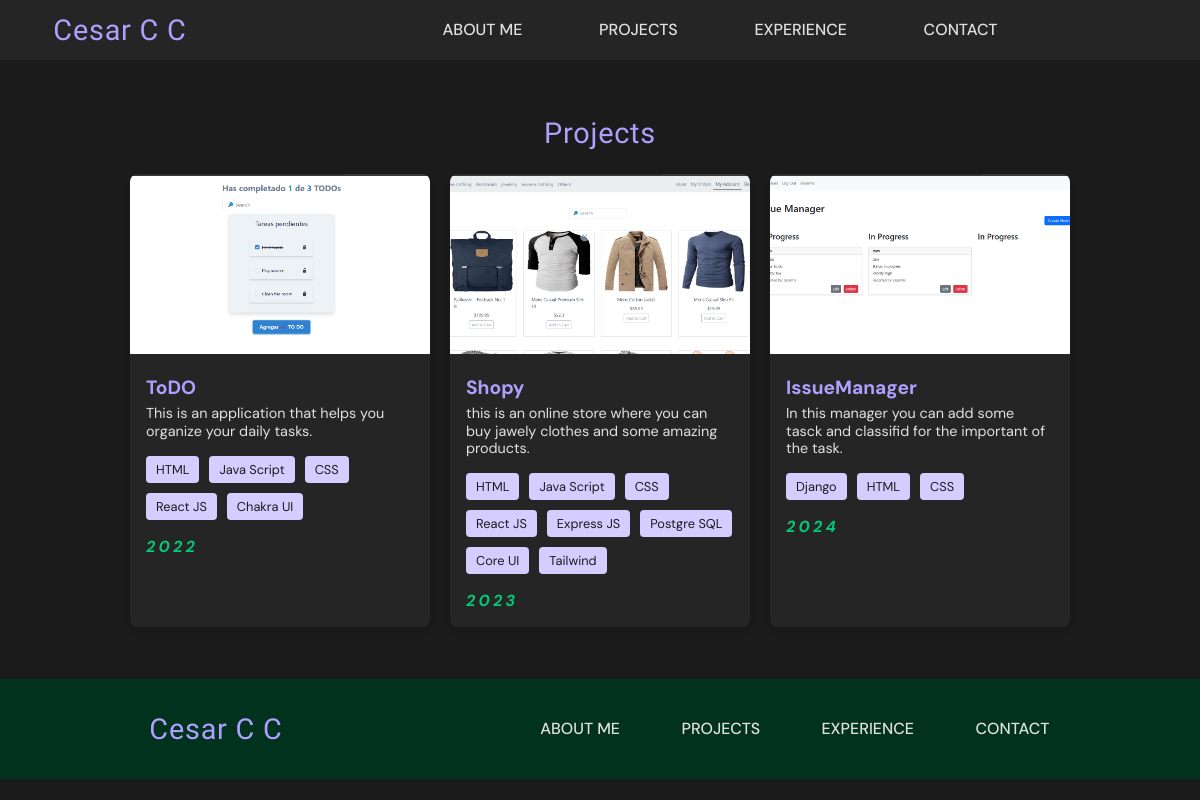
/projects/, run on the app's committed database.
### projectsShow/models.py (models this page shows, shortened)
class Project(models.Model):
    name = models.CharField(max_length=100)
    description = models.TextField()
    year = models.IntegerField()
    image = models.ImageField(upload_to='static/img')
    repository = models.URLField()
    skill = models.ManyToManyField(Skill)

class Skill(models.Model):
    name = models.CharField(max_length=45)

### projectsShow/views.py (the view)
# urls.py: path('', ProjectsView.as_view(), name='projects'),
class ProjectsView(TemplateView):
    template_name = 'projectsShow/projects.html'
    def get_context_data(self, **kwargs):
        context = super().get_context_data(**kwargs)
        context['projects'] = Project.objects.all()
        return context

### templates/projectsShow/projects.html (shortened to what this page needs)
{% extends 'base.html' %}
{% load static %}
{% block content %}
<section class="project-section center-column">
  <h2>Projects</h2>
  <div class="projects-container">
    {% for project in projects %}
    <div class="project-card">
        <a href="{{ project.repository }}">
        <img src="{{ project.image }}" alt="Project image">
        <div class="project-info">
          <h3>{{ project.name }}</h3>
          <p>{{ project.description }}</p>
          <div class="project-tags">
            {% for skills in project.skill.all %}
              <span>{{ skills.name }}</span>
            {% endfor %}
          </div>
          <span class="project-year">{{ project.year }}</span>
        </div>
      </a>
      </div>
    {% endfor %}
  </div>
</section>
{% endblock %}

### templates/base.html (shortened to what this page needs)
{% load static %}
<!DOCTYPE html>
<html lang="en">
<head>
  <link rel="stylesheet" href="{% static 'css/base.css' %}">
  <link rel="stylesheet" href="{% static 'css/header.css' %}">
  <link rel="stylesheet" href="{% static 'css/sections.css' %}">
  <link rel="stylesheet" href="{% static 'css/footer.css' %}">
  <link rel="stylesheet" href="{% static 'css/contact.css' %}">
</head>
<body>
  <header class="center-row">
    <div class="logo center-row">
      <a href="">
        <h2>Cesar C C</h2>
      </a>
    </div>
    <nav>
      <div class="nav-link center-row">
        <a href="{% url 'about' %}">About me</a>
        <a href="{% url 'projects' %}">Projects</a>
        <a href="">Experience</a>
        <a href="{% url 'contact' %}">Contact</a>
      </div>
    </nav>
  </header>
  {% block content %}{% endblock content %}
  <footer>
    <div class="footer-container ">
      <div class="footer-logo">
        <h2>Cesar C C</h2>
      </div>
      <nav class="footer-links ">
        <a href="{% url 'about' %}">About me</a>
        <a href="{% url 'projects' %}">Projects</a>
        <a href="">Experience</a>
        <a href="{% url 'contact' %}">Contact</a>
      </nav>
    </div>
  </footer>
</body>
</html>

### static/css/base.css (style rules this page uses)
:root { --primary-color: #AF9FFF; --primary-color-100: #D5CCFF; --primary-color-300: #7F66FF; --secondary-color:#025834; --secondary-color-600:#04C876; --secondary-color-900:#01321E; --neutral-color: #e0e0e0; --background-color: #1b1b1b; --surface-color: #252525; --lobster-font: "Lobster", sans-serif; --sans-font: "DM Sans", sans-serif; }
.center-row { display: flex; justify-content: center; align-items: center; }
.center-column { display: flex; flex-direction: column; justify-content: center; align-items: center; }
html { background-color: var(--background-color); font-size: 16px; }
* { font-family: var(--sans-font); padding: 0px; margin: 0px; }
a { text-decoration: none; }
h2 { font-size: 1.8rem; color: var(--primary-color); font-family: var(--lobster-font); font-weight: 400; letter-spacing: 0.05rem; margin: 2% 0%; }
p { font-size: 1.1rem; color: var(--neutral-color); margin: 2% 0%; }

### static/css/header.css (style rules this page uses)
header { background-color: var(--surface-color); height: 60px; position: sticky; top: 0px; }
.footer-container { display: flex; justify-content: space-between; align-items: center; padding: 0 10%; height: 100%; background-color: var(--secondary-color-900); }
.footer-links a { color: var(--neutral-color); font-size: 1rem; font-weight: 500; text-transform: uppercase; padding: 10px 20px; transition: all 0.3s ease-in-out; }
.logo { width: 20%; height: 100%; }
nav { width: 80%; height: 100%; }
.nav-link { height: 100%; }
.nav-link a { color: var(--neutral-color); font-size: 1rem; text-transform: uppercase; margin: 2%; padding: 1% 2%; font-weight: 500; border-bottom: solid 0.1rem transparent; transition: border-color 0.3s; }

### static/css/sections.css (style rules this page uses)
.project-section { padding: 2rem 0; width: 100%; display: flex; flex-direction: column; align-items: center; }
.projects-container { display: flex; flex-wrap: wrap; justify-content: space-around; gap: 20px; }
.project-card { width: 300px; background-color: var(--surface-color); box-shadow: 0 4px 8px rgba(0, 0, 0, 0.1); border-radius: 8px; overflow: hidden; }
.project-card img { width: 100%; height: 180px; object-fit: cover; }
.project-info { padding: 1rem; }
.project-info h3 { color: var(--primary-color); font-size: 1.2rem; }
.project-info p { color: var(--neutral-color); font-size: 0.9rem; line-height: 1.2; }
.project-tags { margin: 1rem 0; display: flex; gap: 10px; flex-wrap: wrap; }
.project-tags span { background-color: var(--primary-color-100); color: var(--background-color); padding: 5px 10px; border-radius: 4px; font-size: 0.8rem; }
.project-year { font-weight: bold; color: var(--secondary-color-600); }

### static/css/footer.css (style rules this page uses)
footer { background-color: var(--surface-color); height: 100px; position: relative; width: 100%; }
.footer-container { display: flex; justify-content: space-between; align-items: center; padding: 0 10%; margin-top: 20px; }
.footer-logo { display: flex; justify-content: center; align-items: center; width: 20%; height: 100%; }
.footer-links { display: flex; align-items: center; justify-content: flex-end; width: 80%; height: 100%; }
.footer-links a { color: var(--neutral-color); font-size: 1rem; text-transform: uppercase; margin: 2%; padding: 1% 2%; font-weight: 500; border-bottom: solid 0.1rem transparent; transition: border-color 0.3s; }

### static/css/contact.css (style rules this page uses)
.project-year { font-weight: bolder; font-style: italic; margin: 0.5rem 0px ; letter-spacing: 0.2rem; }

### data on the page
Project: image (picture), name "ToDO", description "This is an application that helps you organize your daily tasks.", year "2022"
Skill: name "HTML"
Skill: name "Java Script"
Skill: name "CSS"
Skill: name "React JS"
Skill: name "Chakra UI"
Project: image (picture), name "Shopy", description "this is an online store where you can buy jawely clothes and some amazing products.", year "2023"
Skill: name "Express JS"
Skill: name "Postgre SQL"
Skill: name "Core UI"
Skill: name "Tailwind"
Project: image (picture), name "IssueManager", description "In this manager you can add some tasck and classifid for the important of the task.", year "2024"
Skill: name "Django"
